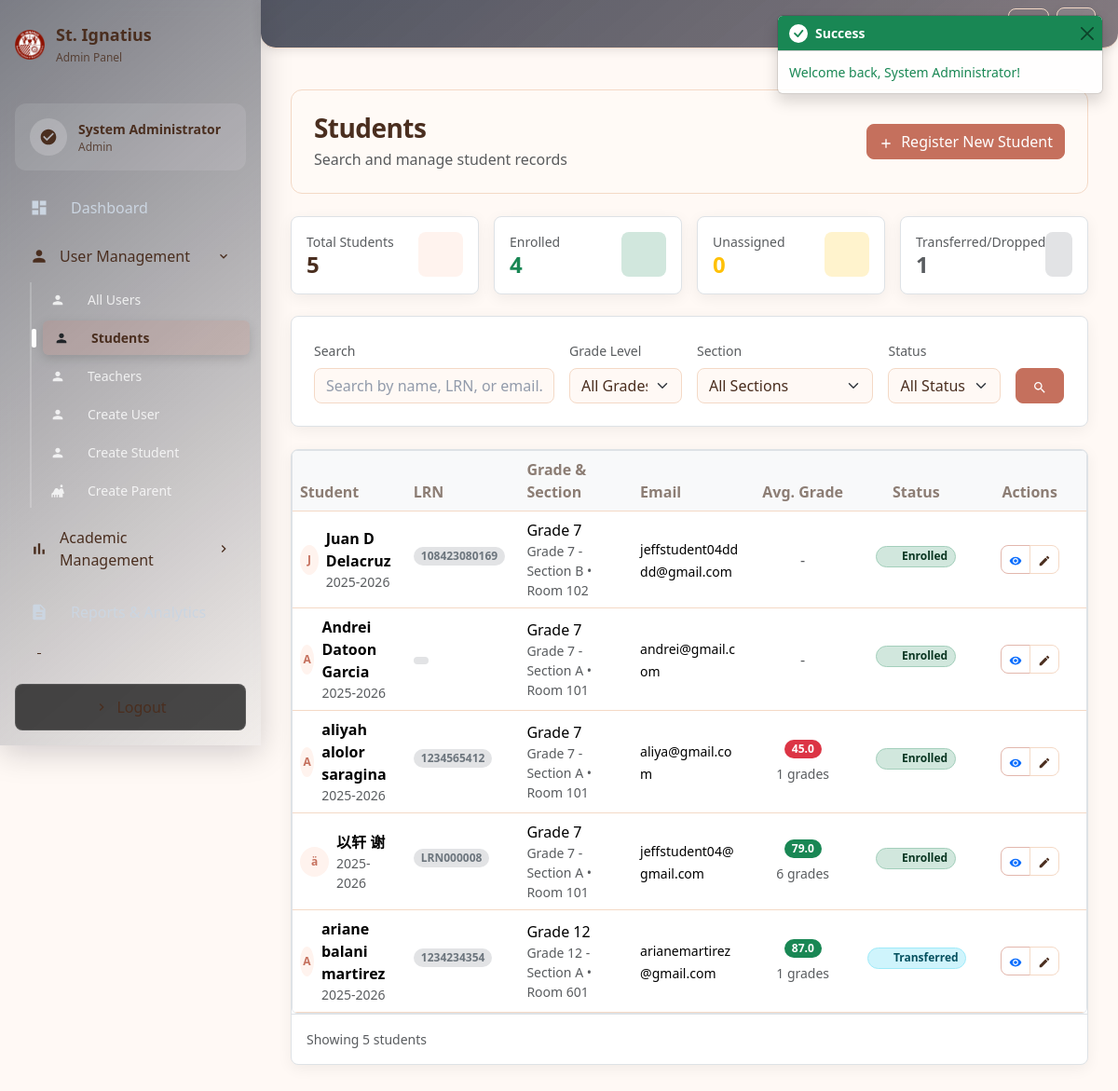
Page /admin/students (signed in) on the earlier database version.
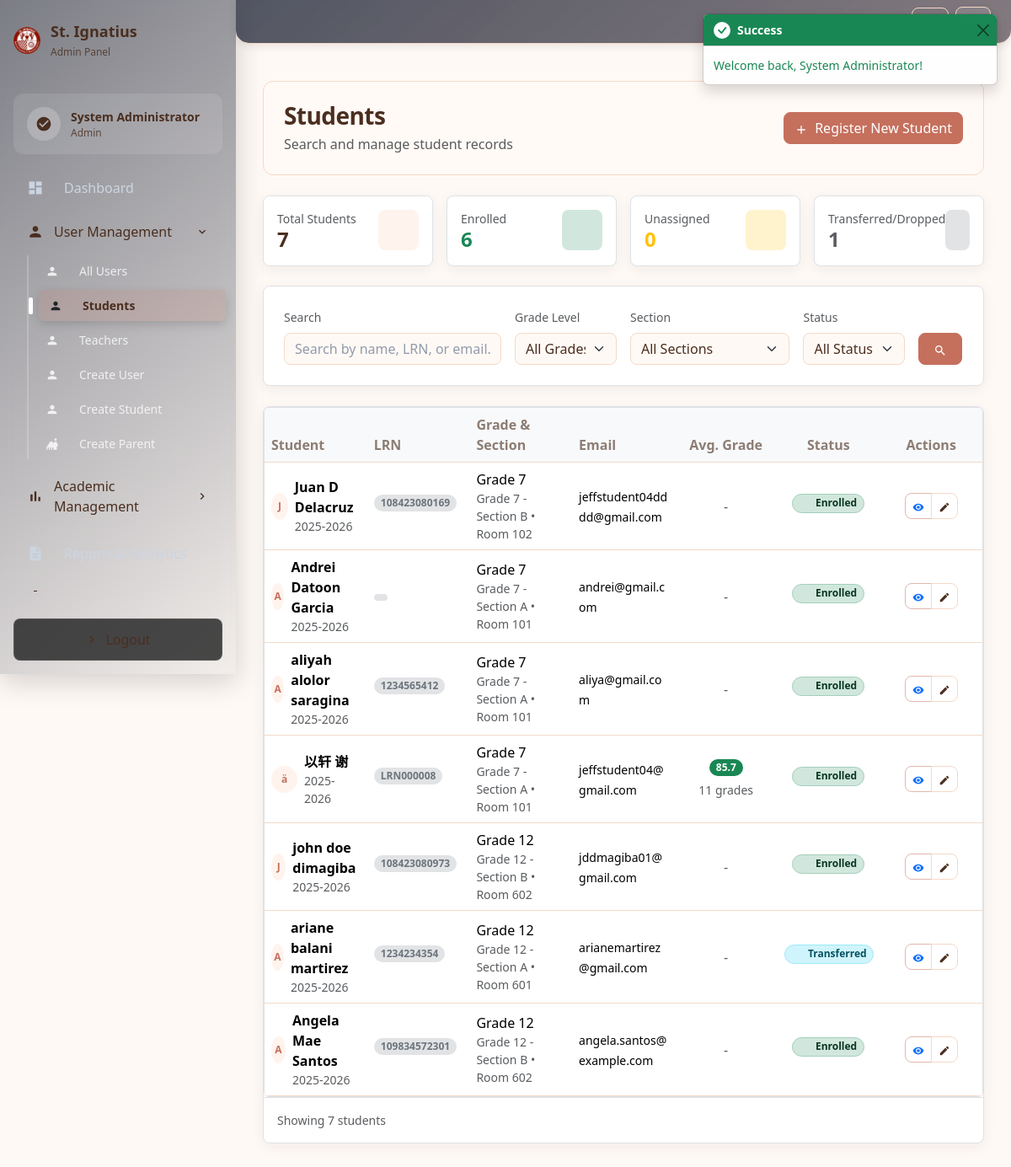
Same page on the later database version.
### tables this page shows
CREATE TABLE `students` (
  `id` int(10) UNSIGNED NOT NULL,
  `user_id` int(10) UNSIGNED NOT NULL,
  `lrn` varchar(20) DEFAULT NULL,
  `first_name` varchar(100) DEFAULT NULL,
  `last_name` varchar(100) DEFAULT NULL,
  `middle_name` varchar(100) DEFAULT NULL,
  `birth_date` date DEFAULT NULL,
  `gender` enum('male','female','other') DEFAULT NULL,
  `contact_number` varchar(20) DEFAULT NULL,
  `address` text DEFAULT NULL,
  `guardian_name` varchar(191) DEFAULT NULL,
  `guardian_contact` varchar(20) DEFAULT NULL,
  `guardian_relationship` varchar(50) DEFAULT NULL,
  `grade_level` tinyint(3) UNSIGNED DEFAULT NULL,
  `section_id` int(10) UNSIGNED DEFAULT NULL,
  `school_year` varchar(10) DEFAULT '2025-2026',
  `enrollment_status` enum('enrolled','transferred','dropped','graduated') DEFAULT 'enrolled',
  `previous_school` varchar(191) DEFAULT NULL,
  `medical_conditions` text DEFAULT NULL,
  `allergies` text DEFAULT NULL,
  `emergency_contact_name` varchar(191) DEFAULT NULL,
  `emergency_contact_number` varchar(20) DEFAULT NULL,
  `emergency_contact_relationship` varchar(50) DEFAULT NULL,
  `profile_picture` varchar(255) DEFAULT NULL,
  `notes` text DEFAULT NULL,
  `date_enrolled` date DEFAULT NULL,
  `date_graduated` date DEFAULT NULL,
  `status` enum('enrolled','transferred','graduated','dropped') DEFAULT 'enrolled',
  `created_at` timestamp NOT NULL DEFAULT current_timestamp(),
  `updated_at` timestamp NOT NULL DEFAULT current_timestamp() ON UPDATE current_timestamp()
);

CREATE TABLE `sections` (
  `id` int(10) UNSIGNED NOT NULL,
  `name` varchar(100) NOT NULL,
  `grade_level` tinyint(3) UNSIGNED NOT NULL,
  `room` varchar(50) DEFAULT NULL,
  `max_students` int(11) DEFAULT 50,
  `school_year` varchar(10) NOT NULL DEFAULT '2025-2026',
  `adviser_id` int(10) UNSIGNED DEFAULT NULL,
  `description` text DEFAULT NULL,
  `is_active` tinyint(1) DEFAULT 1,
  `created_at` timestamp NOT NULL DEFAULT current_timestamp()
);

CREATE TABLE `users` (
  `id` int(10) UNSIGNED NOT NULL,
  `role` enum('admin','teacher','adviser','student','parent') NOT NULL,
  `email` varchar(191) NOT NULL,
  `password_hash` varchar(255) NOT NULL,
  `name` varchar(191) NOT NULL,
  `phone` varchar(20) DEFAULT NULL,
  `address` text DEFAULT NULL,
  `created_at` timestamp NOT NULL DEFAULT current_timestamp(),
  `updated_at` timestamp NOT NULL DEFAULT current_timestamp() ON UPDATE current_timestamp(),
  `status` enum('pending','active','suspended') DEFAULT 'pending',
  `requested_role` enum('admin','teacher','adviser','student','parent') DEFAULT NULL,
  `approved_by` int(10) UNSIGNED DEFAULT NULL,
  `approved_at` timestamp NULL DEFAULT NULL,
  `linked_student_user_id` int(10) UNSIGNED DEFAULT NULL,
  `parent_relationship` enum('father','mother','guardian','grandparent','other') DEFAULT NULL
);

### app/Controllers/AdminController.php (called while the page is built, shortened)
<?php
class AdminController extends Controller
{
    public function students(): void
    {
        $user = Session::get('user');
        $config = require BASE_PATH . DIRECTORY_SEPARATOR . 'config' . DIRECTORY_SEPARATOR . 'config.php';
        $pdo = Database::connection($config['database']);
        try {
            $search = trim((string)($_GET['search'] ?? ''));
            $gradeFilter = isset($_GET['grade']) ? (int)$_GET['grade'] : null;
            $sectionFilter = isset($_GET['section']) ? (int)$_GET['section'] : null;
            $statusFilter = $_GET['status'] ?? '';
            $query = '
                SELECT
                    s.id,
                    s.user_id,
                    s.lrn,
                    s.first_name,
                    s.last_name,
                    s.middle_name,
                    CONCAT_WS(" ", s.first_name, s.middle_name, s.last_name) as full_name,
                    s.grade_level,
                    s.section_id,
                    s.enrollment_status,
                    s.school_year,
                    u.email,
                    u.status as user_status,
                    sec.name as section_name,
                    sec.room,
                    (SELECT AVG(g.grade_value) FROM grades g WHERE g.student_id = s.id) as avg_grade,
                    (SELECT COUNT(*) FROM grades g WHERE g.student_id = s.id) as total_grades
                FROM students s
                JOIN users u ON s.user_id = u.id
                LEFT JOIN sections sec ON s.section_id = sec.id
                WHERE 1=1
            ';
            $params = [];
            $query .= ' ORDER BY s.grade_level, s.last_name, s.first_name LIMIT 100';
            $stmt = $pdo->prepare($query);
            $stmt->execute($params);
            $students = $stmt->fetchAll(PDO::FETCH_ASSOC);
            $sectionsStmt = $pdo->query('
                SELECT id, name, grade_level, room
                FROM sections
                WHERE is_active = 1
                ORDER BY grade_level, name
            ');
            $sections = $sectionsStmt->fetchAll(PDO::FETCH_ASSOC);
            $statsStmt = $pdo->query('
                SELECT
                    COUNT(*) as total_students,
                    COUNT(CASE WHEN enrollment_status = "enrolled" THEN 1 END) as enrolled,
                    COUNT(CASE WHEN enrollment_status = "transferred" THEN 1 END) as transferred,
                    COUNT(CASE WHEN enrollment_status = "dropped" THEN 1 END) as dropped,
                    COUNT(CASE WHEN section_id IS NULL THEN 1 END) as unassigned
                FROM students
            ');
            $stats = $statsStmt->fetch(PDO::FETCH_ASSOC);
            $this->view->render('admin/students', [
                'title' => 'Students',
                'user' => $user,
                'activeNav' => 'students',
                'students' => $students,
                'sections' => $sections,
                'stats' => $stats,
                'search' => $search,
                'gradeFilter' => $gradeFilter,
                'sectionFilter' => $sectionFilter,
                'statusFilter' => $statusFilter
            ], 'layouts/dashboard');
        } catch (\Exception $e) {
            \Helpers\ErrorHandler::internalServerError('Error loading students: ' . $e->getMessage());
        }
    }
}

### app/bootstrap.php (called while the page is built, shortened)
<?php
$router = new Core\Router();
$router->dispatch($_SERVER['REQUEST_METHOD'] ?? 'GET', $_SERVER['REQUEST_URI'] ?? '/');

### public/index.php (called while the page is built, shortened)
<?php
require_once APP_PATH . DIRECTORY_SEPARATOR . 'bootstrap.php';

### app/Helpers/Url.php (called while the page is built, shortened)
<?php
class Url
{
    public static function basePath(): string
    {
        $scriptName = $_SERVER['SCRIPT_NAME'] ?? '';
        $dir = rtrim(str_replace('\\', '/', dirname($scriptName)), '/');
        return $dir === '/' ? '' : $dir;
    }
    public static function to(string $path = '/'): string
    {
        $normalized = '/' . ltrim($path, '/');
        return self::basePath() . ($normalized === '//' ? '/' : $normalized);
    }
}

### resources/views/admin/students.php (the view, shortened to what the changed rows need)
<div class="dashboard-header mb-4">
  <div class="d-flex justify-content-between align-items-center flex-wrap gap-3">
    <div>
      <h1 class="h3 fw-bold mb-1">Students</h1>
    </div>
  </div>
</div>
<div class="row g-3 mb-4">
  <div class="col-md-3">
    <div class="surface p-3">
      <div class="d-flex justify-content-between align-items-start">
        <div>
          <div class="text-muted small">Total Students</div>
          <div class="h4 fw-bold mb-0"><?= number_format($stats['total_students'] ?? 0) ?></div>
        </div>
      </div>
    </div>
  </div>
  <div class="col-md-3">
    <div class="surface p-3">
      <div class="d-flex justify-content-between align-items-start">
        <div>
          <div class="text-muted small">Enrolled</div>
          <div class="h4 fw-bold mb-0 text-success"><?= number_format($stats['enrolled'] ?? 0) ?></div>
        </div>
      </div>
    </div>
  </div>
</div>
<div class="surface p-0">
  <?php if (empty($students)): ?>
    <div class="p-5 text-center text-muted">
      <svg width="48" height="48" fill="currentColor" class="mb-3 opacity-50">
        <use href="#icon-users"></use>
      </svg>
      <p class="mb-0">No students found.</p>
      <?php if (!empty($search) || $gradeFilter || $sectionFilter || $statusFilter): ?>
        <a href="<?= \Helpers\Url::to('/admin/students') ?>" class="btn btn-sm btn-outline-secondary mt-2">
          Clear Filters
        </a>
      <?php endif; ?>
    </div>
  <?php else: ?>
    <div class="table-responsive">
      <table class="table table-hover mb-0">
        <thead>
          <tr>
            <th>Student</th>
            <th>LRN</th>
            <th>Grade & Section</th>
            <th>Email</th>
            <th class="text-center">Avg. Grade</th>
            <th class="text-center">Status</th>
            <th class="text-center">Actions</th>
          </tr>
        </thead>
        <tbody>
          <?php foreach ($students as $student): ?>
            <tr>
              <td>
                <div class="d-flex align-items-center">
                  <div class="avatar avatar-sm me-2">
                    <?= strtoupper(substr($student['first_name'] ?? 'S', 0, 1)) ?>
                  </div>
                  <div>
                    <div class="fw-semibold">
                      <?= htmlspecialchars($student['full_name'] ?? ($student['first_name'] . ' ' . $student['last_name'])) ?>
                    </div>
                    <div class="small text-muted"><?= htmlspecialchars($student['school_year'] ?? '') ?></div>
                  </div>
                </div>
              </td>
              <td>
                <span class="badge bg-secondary-subtle text-secondary">
                  <?= htmlspecialchars($student['lrn'] ?? 'N/A') ?>
                </span>
              </td>
              <td>
                <div>Grade <?= $student['grade_level'] ?? 'N/A' ?></div>
                <div class="small text-muted">
                  <?= htmlspecialchars($student['section_name'] ?? 'Unassigned') ?>
                  <?php if ($student['room']): ?>
                    <span class="text-muted">• <?= htmlspecialchars($student['room']) ?></span>
                  <?php endif; ?>
                </div>
              </td>
              <td>
                <small><?= htmlspecialchars($student['email'] ?? '') ?></small>
              </td>
              <td class="text-center">
                <?php if ($student['avg_grade']): ?>
                  <span class="badge <?= $student['avg_grade'] >= 75 ? 'bg-success' : 'bg-danger' ?>">
                    <?= number_format($student['avg_grade'], 1) ?>
                  </span>
                  <div class="small text-muted"><?= $student['total_grades'] ?> grades</div>
                <?php else: ?>
                  <span class="text-muted">-</span>
                <?php endif; ?>
              </td>
              <td class="text-center">
                <?php
                  $statusClass = match($student['enrollment_status'] ?? 'enrolled') {
                    'enrolled' => 'success',
                    'transferred' => 'info',
                    'dropped' => 'danger',
                    'graduated' => 'primary',
                    default => 'secondary'
                  };
                  $statusIcon = match($student['enrollment_status'] ?? 'enrolled') {
                    'enrolled' => 'check-circle',
                    'transferred' => 'arrow-right-circle',
                    'dropped' => 'x-circle',
                    'graduated' => 'award',
                    default => 'circle'
                  };
                ?>
                <span class="badge bg-<?= $statusClass ?>-subtle text-<?= $statusClass ?>">
                  <svg width="12" height="12" fill="currentColor" class="me-1">
                    <use href="#icon-<?= $statusIcon ?>"></use>
                  </svg>
                  <?= ucfirst($student['enrollment_status'] ?? 'enrolled') ?>
                </span>
              </td>
              <td class="text-center">
                <div class="btn-group btn-group-sm">
                  <a href="<?= \Helpers\Url::to('/admin/view-student?id=' . $student['id']) ?>"
                     class="btn btn-outline-primary" title="View Profile">
                    <svg width="14" height="14" fill="currentColor">
                      <use href="#icon-eye"></use>
                    </svg>
                  </a>
                  <a href="<?= \Helpers\Url::to('/admin/create-student?edit=' . $student['id']) ?>"
                     class="btn btn-outline-secondary" title="Edit">
                    <svg width="14" height="14" fill="currentColor">
                      <use href="#icon-edit"></use>
                    </svg>
                  </a>
                </div>
              </td>
            </tr>
          <?php endforeach; ?>
        </tbody>
      </table>
    </div>
    <div class="p-3 border-top text-muted small">
      Showing <?= count($students) ?> student<?= count($students) !== 1 ? 's' : '' ?>
    </div>
  <?php endif; ?>
</div>

Differences in the rows shown:
removed students: first_name "A", full_name "aliyah alolor saragina", school_year "2025-2026", lrn "1234565412", grade_level "7", section.name "Grade 7 - Section A", section.room "Room 101", user.email "aliya@gmail.com", avg_grade "45.0", total_grades "1", enrollment_status "Enrolled"
removed students: first_name "ä", full_name "以轩 谢", school_year "2025-2026", lrn "LRN000008", grade_level "7", section.name "Grade 7 - Section A", section.room "Room 101", user.email "jeffstudent04@gmail.com", avg_grade "79.0", total_grades "6", enrollment_status "Enrolled"
removed students: first_name "A", full_name "ariane balani martirez", school_year "2025-2026", lrn "1234234354", grade_level "12", section.name "Grade 12 - Section A", section.room "Room 601", user.email "arianemartirez@gmail.com", avg_grade "87.0", total_grades "1", enrollment_status "Transferred"
added students: first_name "A", full_name "aliyah alolor saragina", school_year "2025-2026", lrn "1234565412", grade_level "7", section.name "Grade 7 - Section A", section.room "Room 101", user.email "aliya@gmail.com", enrollment_status "Enrolled"
added students: first_name "ä", full_name "以轩 谢", school_year "2025-2026", lrn "LRN000008", grade_level "7", section.name "Grade 7 - Section A", section.room "Room 101", user.email "jeffstudent04@gmail.com", avg_grade "85.7", total_grades "11", enrollment_status "Enrolled"
added students: first_name "J", full_name "john doe dimagiba", school_year "2025-2026", lrn "108423080973", grade_level "12", section.name "Grade 12 - Section B", section.room "Room 602", user.email "jddmagiba01@gmail.com", enrollment_status "Enrolled"
added students: first_name "A", full_name "ariane balani martirez", school_year "2025-2026", lrn "1234234354", grade_level "12", section.name "Grade 12 - Section A", section.room "Room 601", user.email "arianemartirez@gmail.com", enrollment_status "Transferred"
added students: first_name "A", full_name "Angela Mae Santos", school_year "2025-2026", lrn "109834572301", grade_level "12", section.name "Grade 12 - Section B", section.room "Room 602", user.email "angela.santos@example.com", enrollment_status "Enrolled"
Other differences:
$stats['total_students']: "5" → "7"
$stats['enrolled']: "4" → "6"
count($students): "5" → "7"
